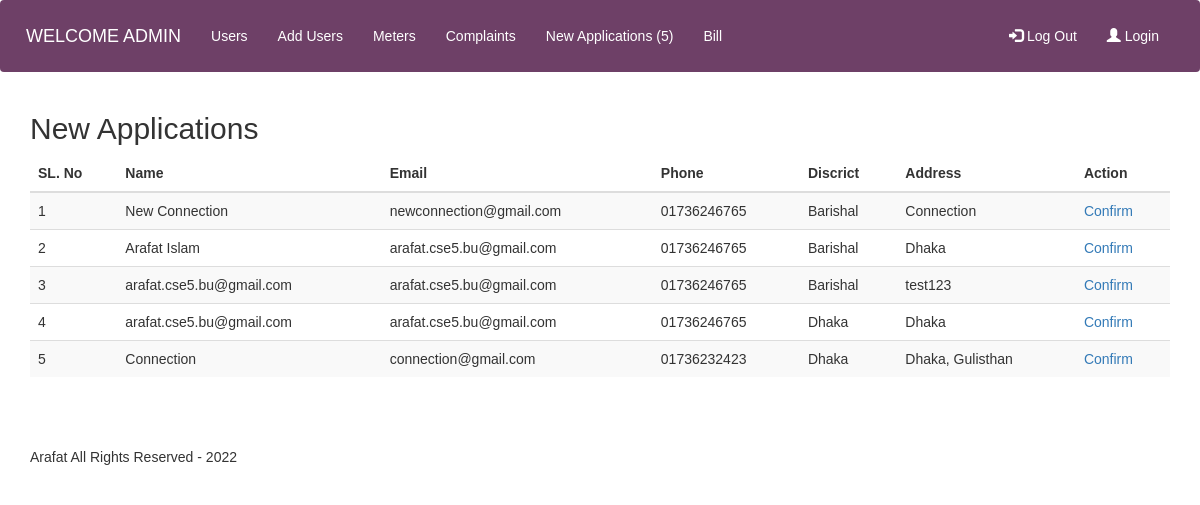
Page /new-applications.php (signed in) on the committed database.
### tables this page shows
CREATE TABLE `new_applications` (
  `id` int(11) NOT NULL,
  `name` varchar(255) NOT NULL,
  `email` text NOT NULL,
  `phone` text NOT NULL,
  `district` varchar(20) NOT NULL,
  `address` varchar(20) NOT NULL,
  `isConfirmed` int(11) NOT NULL DEFAULT 0,
  `applied_at` timestamp NOT NULL DEFAULT current_timestamp()
);

### lib/Database.php (called while the page is built, shortened)
<?php
Class Database{
	public $host   = DB_HOST;
	public $user   = DB_USER;
	public $pass   = DB_PASS;
	public $dbname = DB_NAME;
	public $link;
	private function connectDB(){
	$this->link = new mysqli($this->host, $this->user, $this->pass, $this->dbname);
 }
	public function select($query){
		$result = $this->link->query($query) or die($this->link->error.__LINE__);
		if($result->num_rows > 0){
			return $result;
		} else {
			return false;
		}
	}
}

### new-applications.php (the view, shortened to what this page needs)
<?php include_once "includes/header.php"; ?>
<?php include "includes/navigation.php"; ?>
<div class="container">
    <h2>New Applications</h2>
    <div class="row">
        <div class="col-md-12">
            <table class="table table-striped">
                <thead>
                    <tr>
                        <th>SL. No</th>
                        <th>Name</th>
                        <th>Email</th>
                        <th>Phone</th>
                        <th>Discrict</th>
                        <th>Address</th>
                        <th>Action</th>
                    </tr>
                </thead>
                <tbody>
<?php
    $query = "SELECT * FROM new_applications WHERE isConfirmed = 0";
    $post = $db->select($query);
    $serial = 1;
    if($post) {
        while($result = $post->fetch_assoc()) { ?>
                    <tr>
                        <td>
                            <?php echo $serial++; ?>
                        </td>
                        <td>
                            <?php echo $result['name']; ?>
                        </td>
                        <td>
                            <?php echo $result['email']; ?>
                        </td>
                        <td>
                            <?php echo $result['phone']; ?>
                        </td>
                        <td>
                            <?php echo $result['district']; ?>
                        </td>
                        <td>
                            <?php echo $result['address']; ?>
                        </td>
                        <td>
                            <a href="confirm-applications.php?id=<?php echo $result['id']; ?>">Confirm</a>
                        </td>
                    </tr>
<?php } } ?>
                </tbody>
            </table>
        </div>
    </div>
</div>
<?php include "includes/footer.php"; ?>

### assets/css/style.css (style rules this page uses)
*, *::after, *::before { margin: 0; padding: 0; box-sizing: border-box; }
html { font-size: 62.5%; }
body { font-family: Verdana, Geneva, Tahoma, sans-serif; font-size: 1.4rem; }

### rows in the picture
new_applications: name "New Connection", email "newconnection@gmail.com", phone "01736246765", district "Barishal", address "Connection"
new_applications: name "Arafat Islam", email "arafat.cse5.bu@gmail.com", phone "01736246765", district "Barishal", address "Dhaka"
new_applications: name "arafat.cse5.bu@gmail.com", email "arafat.cse5.bu@gmail.com", phone "01736246765", district "Barishal", address "test123"
new_applications: name "arafat.cse5.bu@gmail.com", email "arafat.cse5.bu@gmail.com", phone "01736246765", district "Dhaka", address "Dhaka"
new_applications: name "Connection", email "connection@gmail.com", phone "01736232423", district "Dhaka", address "Dhaka, Gulisthan"

### other values in the picture
$r = ($row > 0) ? $row : "" "5"
